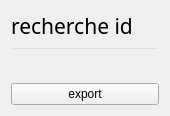
       <widget class="QWidget" name="layoutWidget_4">
        <property name="geometry">
         <rect>
          <x>1000</x>
          <y>440</y>
          <width>170</width>
          <height>101</height>
         </rect>
        </property>
        <layout class="QVBoxLayout" name="verticalLayout_4">
         <item>
          <widget class="QLabel" name="label_20">
           <property name="font">
            <font>
             <family>Arial Rounded MT Bold</family>
             <pointsize>16</pointsize>
             <weight>50</weight>
             <bold>false</bold>
            </font>
           </property>
           <property name="styleSheet">
            <string notr="true"/>
           </property>
           <property name="text">
            <string>recherche id</string>
           </property>
          </widget>
         </item>
         <item>
          <widget class="QLineEdit" name="recherhce_id">
           <property name="palette">
            <palette>
             <active>
              <colorrole role="WindowText">
               <brush brushstyle="SolidPattern">
                <color alpha="255">
                 <red>0</red>
                 <green>0</green>
                 <blue>0</blue>
                </color>
               </brush>
              </colorrole>
              <colorrole role="Button">
               <brush brushstyle="SolidPattern">
                <color alpha="0">
                 <red>0</red>
                 <green>0</green>
                 <blue>0</blue>
                </color>
               </brush>
              </colorrole>
              <colorrole role="Text">
               <brush brushstyle="SolidPattern">
                <color alpha="255">
                 <red>0</red>
                 <green>0</green>
                 <blue>0</blue>
                </color>
               </brush>
              </colorrole>
              <colorrole role="ButtonText">
               <brush brushstyle="SolidPattern">
                <color alpha="255">
                 <red>0</red>
                 <green>0</green>
                 <blue>0</blue>
                </color>
               </brush>
              </colorrole>
              <colorrole role="Base">
               <brush brushstyle="SolidPattern">
                <color alpha="0">
                 <red>0</red>
                 <green>0</green>
                 <blue>0</blue>
                </color>
               </brush>
              </colorrole>
              <colorrole role="Window">
               <brush brushstyle="SolidPattern">
                <color alpha="0">
                 <red>0</red>
                 <green>0</green>
                 <blue>0</blue>
                </color>
               </brush>
              </colorrole>
              <colorrole role="PlaceholderText">
               <brush brushstyle="NoBrush">
                <color alpha="128">
                 <red>0</red>
                 <green>0</green>
                 <blue>0</blue>
                </color>
               </brush>
              </colorrole>
             </active>
             <inactive>
              <colorrole role="WindowText">
               <brush brushstyle="SolidPattern">
                <color alpha="255">
                 <red>0</red>
                 <green>0</green>
                 <blue>0</blue>
                </color>
               </brush>
              </colorrole>
              <colorrole role="Button">
               <brush brushstyle="SolidPattern">
                <color alpha="0">
                 <red>0</red>
                 <green>0</green>
                 <blue>0</blue>
                </color>
               </brush>
              </colorrole>
              <colorrole role="Text">
               <brush brushstyle="SolidPattern">
                <color alpha="255">
                 <red>0</red>
                 <green>0</green>
                 <blue>0</blue>
                </color>
               </brush>
              </colorrole>
              <colorrole role="ButtonText">
               <brush brushstyle="SolidPattern">
                <color alpha="255">
                 <red>0</red>
                 <green>0</green>
                 <blue>0</blue>
                </color>
               </brush>
              </colorrole>
              <colorrole role="Base">
               <brush brushstyle="SolidPattern">
                <color alpha="0">
                 <red>0</red>
                 <green>0</green>
                 <blue>0</blue>
                </color>
               </brush>
              </colorrole>
              <colorrole role="Window">
               <brush brushstyle="SolidPattern">
                <color alpha="0">
                 <red>0</red>
                 <green>0</green>
                 <blue>0</blue>
                </color>
               </brush>
              </colorrole>
              <colorrole role="PlaceholderText">
               <brush brushstyle="NoBrush">
                <color alpha="128">
                 <red>0</red>
                 <green>0</green>
                 <blue>0</blue>
                </color>
               </brush>
              </colorrole>
             </inactive>
             <disabled>
              <colorrole role="WindowText">
               <brush brushstyle="SolidPattern">
                <color alpha="255">
                 <red>0</red>
                 <green>0</green>
                 <blue>0</blue>
                </color>
               </brush>
              </colorrole>
              <colorrole role="Button">
               <brush brushstyle="SolidPattern">
                <color alpha="0">
                 <red>0</red>
                 <green>0</green>
                 <blue>0</blue>
                </color>
               </brush>
              </colorrole>
              <colorrole role="Text">
               <brush brushstyle="SolidPattern">
                <color alpha="255">
                 <red>0</red>
                 <green>0</green>
                 <blue>0</blue>
                </color>
               </brush>
              </colorrole>
              <colorrole role="ButtonText">
               <brush brushstyle="SolidPattern">
                <color alpha="255">
                 <red>0</red>
                 <green>0</green>
                 <blue>0</blue>
                </color>
               </brush>
              </colorrole>
              <colorrole role="Base">
               <brush brushstyle="SolidPattern">
                <color alpha="0">
                 <red>0</red>
                 <green>0</green>
                 <blue>0</blue>
                </color>
               </brush>
              </colorrole>
              <colorrole role="Window">
               <brush brushstyle="SolidPattern">
                <color alpha="0">
                 <red>0</red>
                 <green>0</green>
                 <blue>0</blue>
                </color>
               </brush>
              </colorrole>
              <colorrole role="PlaceholderText">
               <brush brushstyle="NoBrush">
                <color alpha="128">
                 <red>0</red>
                 <green>0</green>
                 <blue>0</blue>
                </color>
               </brush>
              </colorrole>
             </disabled>
            </palette>
           </property>
           <property name="font">
            <font>
             <family>Arial Rounded MT Bold</family>
             <pointsize>11</pointsize>
            </font>
           </property>
           <property name="styleSheet">
            <string notr="true"/>
           </property>
           <property name="alignment">
            <set>Qt::AlignCenter</set>
           </property>
           <property name="placeholderText">
            <string/>
           </property>
          </widget>
         </item>
         <item>
          <widget class="QPushButton" name="pushButton_3">
           <property name="text">
            <string>export</string>
           </property>
          </widget>
         </item>
        </layout>
       </widget>
